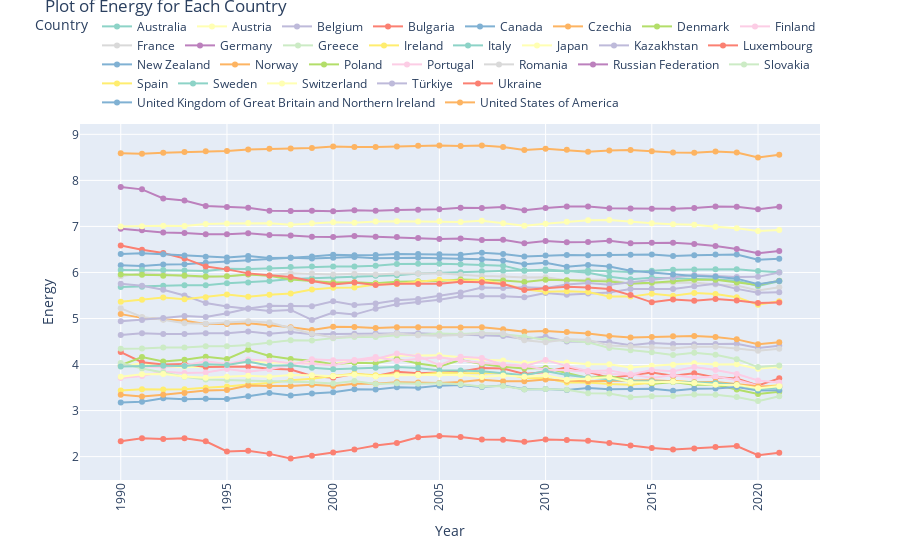
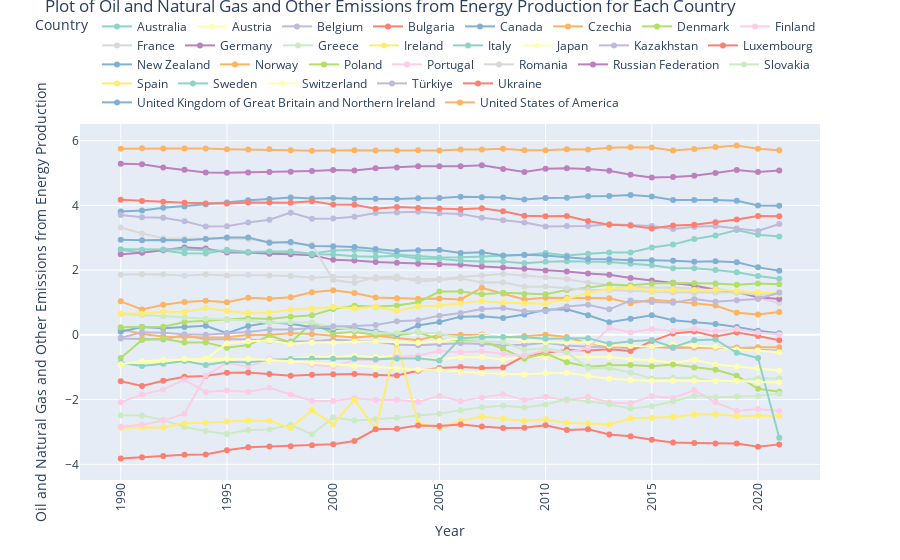
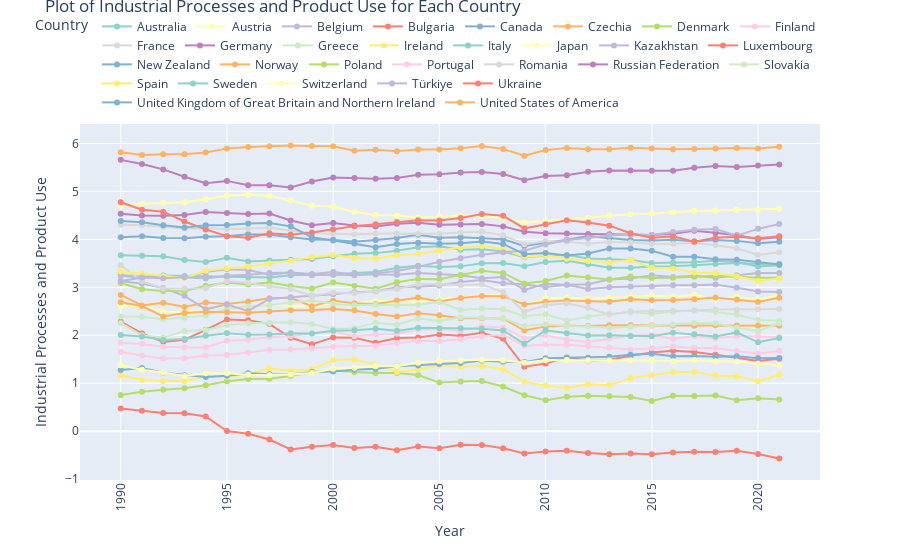
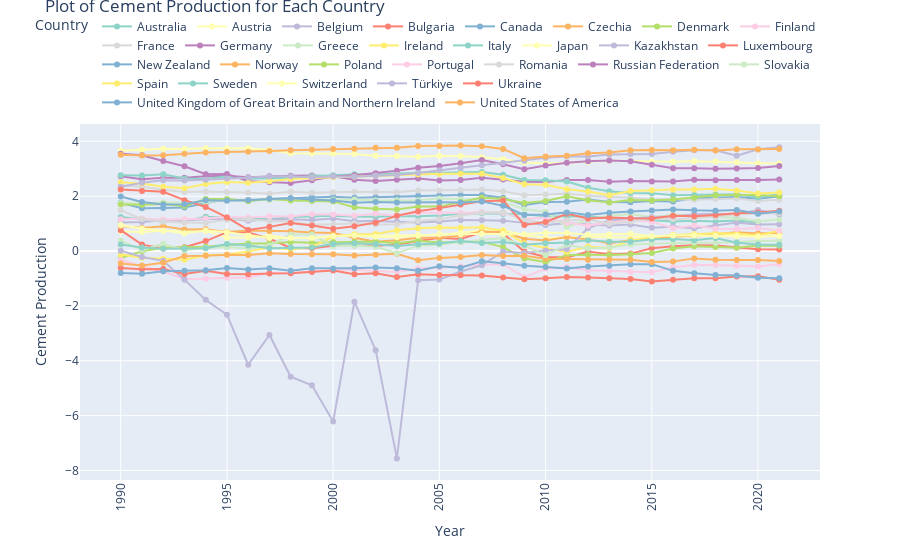

The code cell stored with these charts, in order, in its notebook:
### Code cell
import plotly.express as px

columns_to_plot = [col for col in log_divided_df.columns if col not in ['Year', 'Country']]
colors = px.colors.qualitative.Set3[:len(log_divided_df['Country'].unique())]

for column_to_plot in columns_to_plot:
    fig = px.line(log_divided_df, x='Year', y=column_to_plot, color='Country', color_discrete_sequence=colors, title='Plot of {} for Each Country'.format(column_to_plot), markers=True)

    fig.update_layout(
        legend=dict(
            orientation="h",  
            yanchor="bottom", 
            y=1.02,  
            xanchor="right",  
            x=1,  
        ),
        title=dict(
            y=1  
        ),
        hovermode="closest",  
        xaxis_title="Year",
        yaxis_title=column_to_plot,
        xaxis=dict(tickangle=-90),  
    )

    fig.show()
